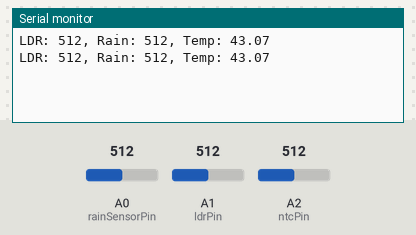
This sketch was run on a simulated Arduino Mega 2560, built with avr-gcc and run on an emulated ATmega2560. Parts: the last lines printed to the serial monitor. Inputs (shaded band) come from the test bench; at power-on: A2 (ntcPin) = 512, A0 (rainSensorPin) = 512, A1 (ldrPin) = 512.

Above: at 2.8 s.
2.9 s: A2 (ntcPin) set to 0
At 5.5 s:
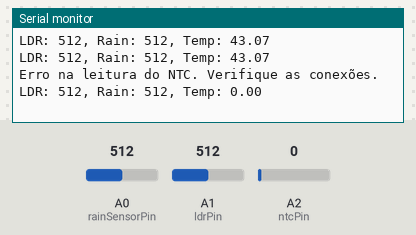
7.5 s: A0 (rainSensorPin) set to 716
At 8.7 s:
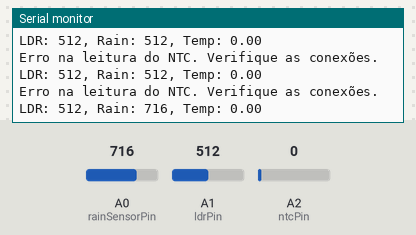
10.2 s: A1 (ldrPin) set to 716
At 12.7 s:
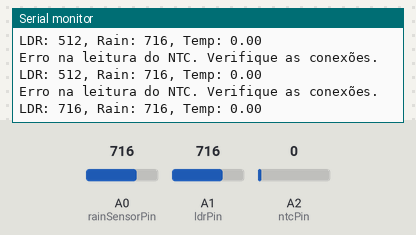
12.9 s: A2 (ntcPin) set to 122
At 14.5 s:
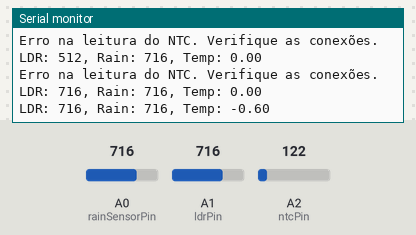
15.6 s: A0 (rainSensorPin) set to 900
At 17.3 s:
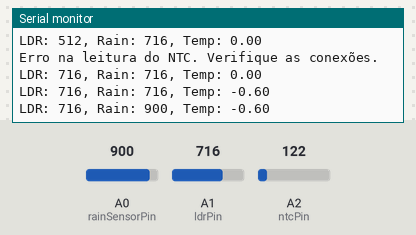
18.3 s: A1 (ldrPin) set to 900
At 20.4 s:
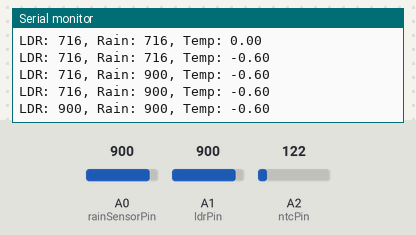
Timing chart, 0 to 21.9 s (numbered marks = the images above; inputs shaded):
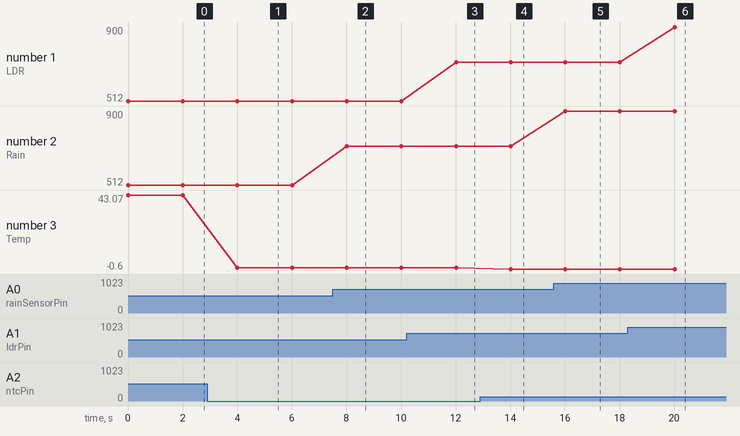

Measured:
- after the input at 2.9 s, the serial monitor: prints a new line after 1.1 s (image 1)
- after the input at 7.5 s, the serial monitor: prints a new line after 0.51 s (image 2)
- after the input at 10.2 s, the serial monitor: prints a new line after 1.8 s (image 3)
- after the input at 12.9 s, the serial monitor: prints a new line after 1.1 s (image 4)
- after the input at 15.6 s, the serial monitor: prints a new line after 0.41 s (image 5)
- after the input at 18.3 s, the serial monitor: prints a new line after 1.7 s (image 6)
- plotted number 2: 512 → 716 after the input at 7.5 s, 716 → 900 after the input at 15.6 s
- plotted number 3: 43.07 → 0 after the input at 2.9 s, 0 → -0.6 after the input at 12.9 s

The sketch:

ARDUINO-MEGA2560-LDR-RAIN-SENSOR-NTC.ino
```cpp
//códigos
#include <math.h>

// Configuração dos Sensores
const int rainSensorPin = A0;     // Pino analógico do sensor de chuva HW-028
const int ldrPin = A1;            // Pino analógico do LDR
const int ntcPin = A2;            // Pino analógico do NTC 10k

// Configuração do NTC
const int resistorValue = 4700;  // Resistor fixo de 4.7kΩ no divisor de tensão
const float BETA = 3950;          // Coeficiente Beta do NTC
const float RREF = 10000.0;       // Resistência do NTC a 25 °C (10kΩ)

void setup() {
  Serial.begin(115200);   // Comunicação Serial com o PC para depuração
}

void loop() {
  // Leitura do Sensor de Chuva
  int rainValue = analogRead(rainSensorPin);

  // Leitura do LDR
  int ldrValue = analogRead(ldrPin);

  // Leitura do NTC
  int ntcValue = analogRead(ntcPin);
  float temperature = 0;
  if (ntcValue > 0) {
    // Calcular a resistência do NTC
    float resistance = (1023.0 / (float)ntcValue - 1.0) * resistorValue;

    // Equação de Steinhart-Hart para calcular a temperatura
    temperature = 1.0 / (log(resistance / RREF) / BETA + 1.0 / (25.0 + 273.15));
    temperature -= 273.15; // Converter de Kelvin para Celsius
  } else {
    Serial.println("Erro na leitura do NTC. Verifique as conexões.");
  }

  // Construir a mensagem para enviar ao ESP8266
  String message = String("LDR: ") + ldrValue +
                   ", Rain: " + rainValue +
                   ", Temp: " + temperature;

  //M anda mensagem para o ESP8266
  Serial.println(message);

  // 2 segundos para proxima leitura
  delay(2000);
}


//SENSOR DE CHUVA:
// 0: Indica que há muita água ou umidade na placa (alta condutividade elétrica).
// 1023: Indica que a placa está completamente seca (baixa condutividade elétrica).


//LDR
//800 e 1023: Há luz incidente no sensor
//0 e 300: há pouca ou nenhuma luz incidente no sensor
```
